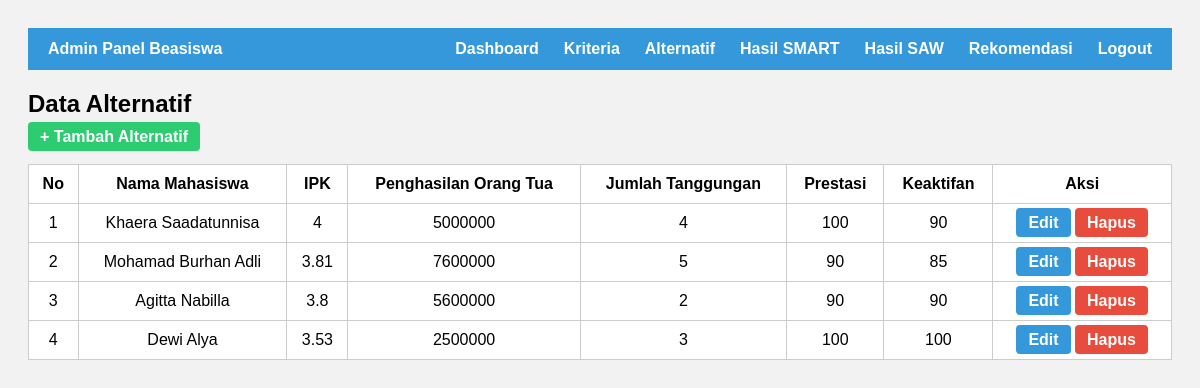
/admin/alternatif.php (signed in), run on the app's committed database.
### tables this page shows
CREATE TABLE `alternatif` (
  `id_alternatif` int(11) NOT NULL,
  `nama_alternatif` varchar(50) NOT NULL,
  `c1` float NOT NULL,
  `c2` float NOT NULL,
  `c3` float NOT NULL,
  `c4` float NOT NULL,
  `c5` float NOT NULL
);

### admin/alternatif.php (the view, shortened to what this page needs)
<?php
include '../config.php';
?>
<!DOCTYPE html>
<html>
<head>
</head>
<body>
<div class="navbar">
    <div><strong>Admin Panel Beasiswa</strong></div>
        <div class="nav-links">
        <a href="../dashboard.php">Dashboard</a>
        <a href="kriteria.php">Kriteria</a>
        <a href="alternatif.php">Alternatif</a>
        <a href="proses_hitung_smart.php">Hasil SMART</a>
        <a href="proses_hitung_saw.php">Hasil SAW</a>
        <a href="rekomendasi.php">Rekomendasi</a>
        <a href="../logout.php">Logout</a>
</div>
</div>
<h2>Data Alternatif</h2>
<a href="tambah_alternatif.php" class="btn tambah">+ Tambah Alternatif</a>
<br><br>
<table>
    <tr>
        <th>No</th>
        <th>Nama Mahasiswa</th>
        <th>IPK</th>
        <th>Penghasilan Orang Tua</th>
        <th>Jumlah Tanggungan</th>
        <th>Prestasi</th>
        <th>Keaktifan</th>
        <th>Aksi</th>
    </tr>
    <?php
    $no = 1;
    $q = mysqli_query($koneksi, "SELECT * FROM alternatif ORDER BY id_alternatif ASC");
    while ($row = mysqli_fetch_assoc($q)) {
        echo "<tr>
            <td>$no</td>
            <td>".htmlspecialchars($row['nama_alternatif'])."</td>
            <td>{$row['c1']}</td>
            <td>{$row['c2']}</td>
            <td>{$row['c3']}</td>
            <td>{$row['c4']}</td>
            <td>{$row['c5']}</td>
            <td>
                <a href='edit_alternatif.php?id={$row['id_alternatif']}' class='btn edit'>Edit</a>
                <a href='alternatif.php?hapus={$row['id_alternatif']}' class='btn hapus' onclick='return confirm(\"Yakin hapus data ini?\")'>Hapus</a>
            </td>
        </tr>";
        $no++;
    }
    ?>
</table>
</body>
</html>

### admin/alternatif.php (style rules this page uses)
body { font-family: Arial; background: #f2f2f2; padding: 20px; }
.navbar { background: #3498db; padding: 12px 20px; color: white; display: flex; justify-content: space-between; align-items: center; margin-bottom: 20px; }
.navbar a { color: white; text-decoration: none; margin-left: 15px; font-weight: bold; }
.nav-links { display: flex; gap: 10px; }
table { width: 100%; border-collapse: collapse; background: white; }
th, td { padding: 10px; border: 1px solid #ccc; text-align: center; }
h2 { margin-bottom: 10px; }
.btn { padding: 6px 12px; border-radius: 4px; text-decoration: none; font-weight: bold; }
.tambah { background: #2ecc71; color: white; }
.edit { background: #3498db; color: white; }
.hapus { background: #e74c3c; color: white; }

### data on the page
alternatif: nama_alternatif "Khaera Saadatunnisa", c1 "4", c2 "5000000", c3 "4", c4 "100", c5 "90"
alternatif: nama_alternatif "Mohamad Burhan Adli", c1 "3.81", c2 "7600000", c3 "5", c4 "90", c5 "85"
alternatif: nama_alternatif "Agitta Nabilla", c1 "3.8", c2 "5600000", c3 "2", c4 "90", c5 "90"
alternatif: nama_alternatif "Dewi Alya", c1 "3.53", c2 "2500000", c3 "3", c4 "100", c5 "100"
